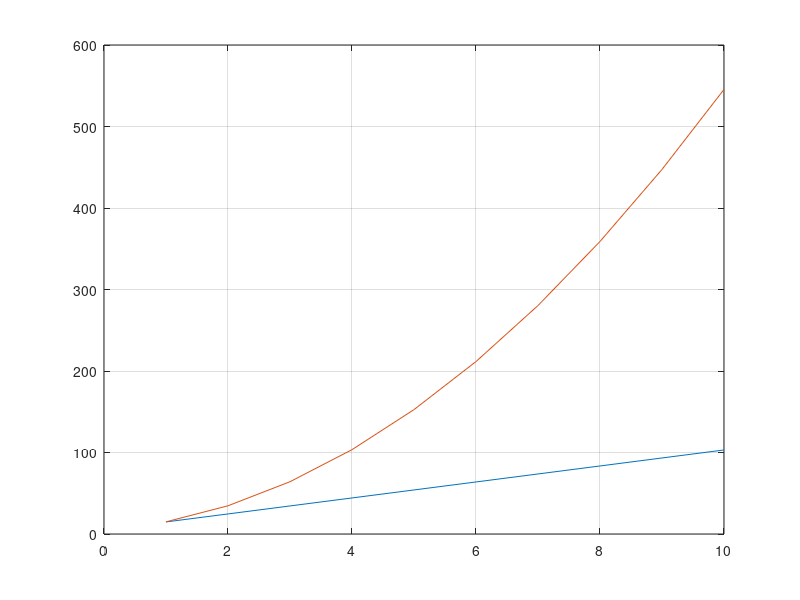

This figure's MATLAB source:
% h0 : initial height above the surface of the Earth
% v0 : initial vertical velocity
% g : gravity 

h0=input('enter initial height of the ball ');
v0=input('enter initial velocity of the ball ');

t=1:1:10;
g=9.81;
h=0.5.*g.*t.^2+v0.*t+h0;
v=g.*t+v0;

title('height and velocity as a function of t');
xlabel('veight');
ylabel('height');
plot(t,v,t,h);
%plot(v,h);
grid on;
